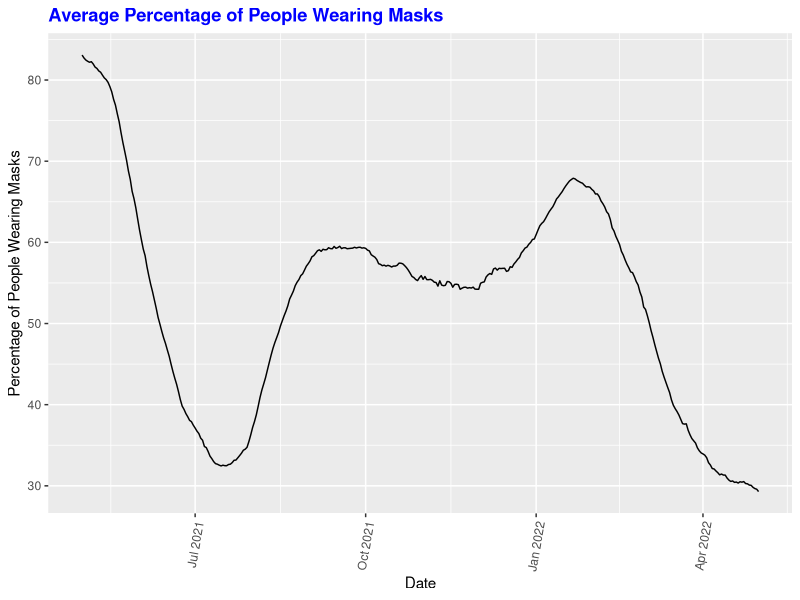
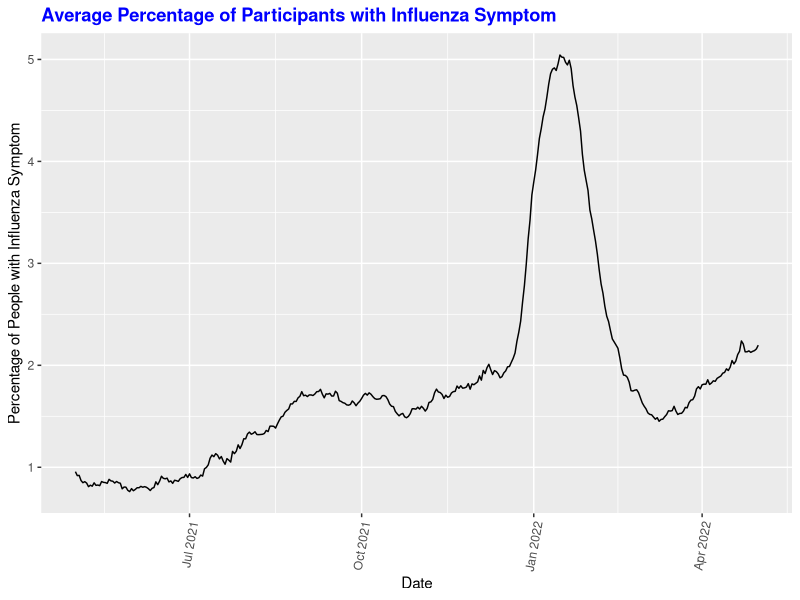
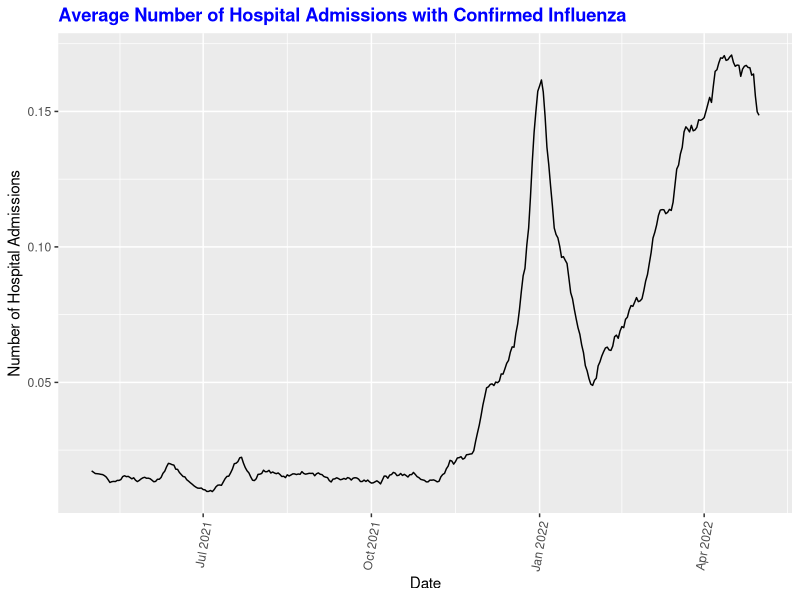
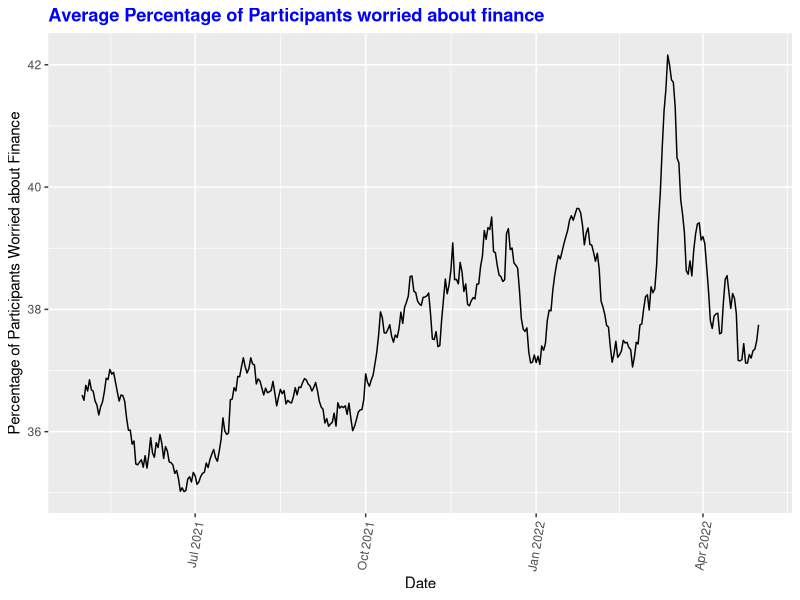
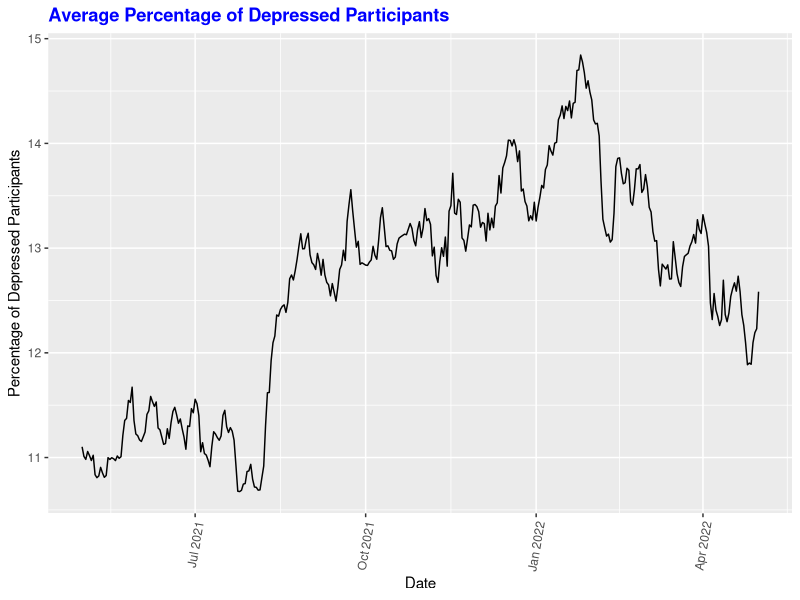

Recreate these plots in R, in order.
## ---- chunk 1
library(tidyverse)
## ---- chunk 2
final_long=
  read_csv("Data/final_long.csv")

final_long %>%
  select(admission_prop, maskwearing_prop, symptom_prop,  finances_prop, depression_prop) %>%
  summary() %>%
  knitr::kable(digits = 3)
## ---- chunk 3
final_long%>%
  drop_na%>%
  group_by(date)%>%
  summarize(avg_maskwearing_prop = mean(as.numeric(maskwearing_prop))) %>%
  ggplot(aes(x = date, y = avg_maskwearing_prop)) +
  geom_line()+
  labs(title = "Average Percentage of People Wearing Masks", x = "Date", y = "Percentage of People Wearing Masks")+
  theme(plot.title=element_text(face="bold", color="blue"))+
  theme(axis.text.x = element_text(angle=80, hjust=1))
## ---- chunk 4
final_long%>%
  drop_na%>%
  group_by(date)%>%
  summarize(avg_symptom_prop = mean(as.numeric(symptom_prop))) %>%
  ggplot(aes(x = date, y = avg_symptom_prop)) +
  geom_line() +
  labs(title = "Average Percentage of Participants with Influenza Symptom", x = "Date", y = "Percentage of People with Influenza Symptom") +
  theme(plot.title=element_text(face="bold", color="blue")) +
  theme(axis.text.x = element_text(angle=80, hjust=1))
## ---- chunk 5
final_long%>%
  drop_na%>%
  group_by(date)%>%
  summarize(avg_admission_prop = mean(as.numeric(admission_prop))) %>%
  ggplot(aes(x = date, y = avg_admission_prop)) +
  geom_line()+
  labs(title = "Average Number of Hospital Admissions with Confirmed Influenza", x = "Date", y = "Number of Hospital Admissions")+
  theme(plot.title=element_text(face="bold", color="blue"))+
  theme(axis.text.x = element_text(angle=80, hjust=1))
## ---- chunk 6
final_long%>%
  drop_na%>%
  group_by(date)%>%
  summarize(avg_finances_prop = mean(as.numeric(finances_prop))) %>%
  ggplot(aes(x = date, y = avg_finances_prop)) +
  geom_line()+
  labs(title = "Average Percentage of Participants worried about finance", x = "Date", y = "Percentage of Participants Worried about Finance")+
  theme(plot.title=element_text(face="bold", color="blue"))+
  theme(axis.text.x = element_text(angle=80, hjust=1))
## ---- chunk 7
final_long %>%
  drop_na %>%
  group_by(date)%>%
  summarize(avg_depression_prop = mean(as.numeric(depression_prop))) %>%
  ggplot(aes(x = date, y = avg_depression_prop)) +
  geom_line()+
  labs(title = "Average Percentage of Depressed Participants", x = "Date", y = "Percentage of Depressed Participants")+
  theme(plot.title=element_text(face="bold", color="blue"))+
  theme(axis.text.x = element_text(angle=80, hjust=1))
